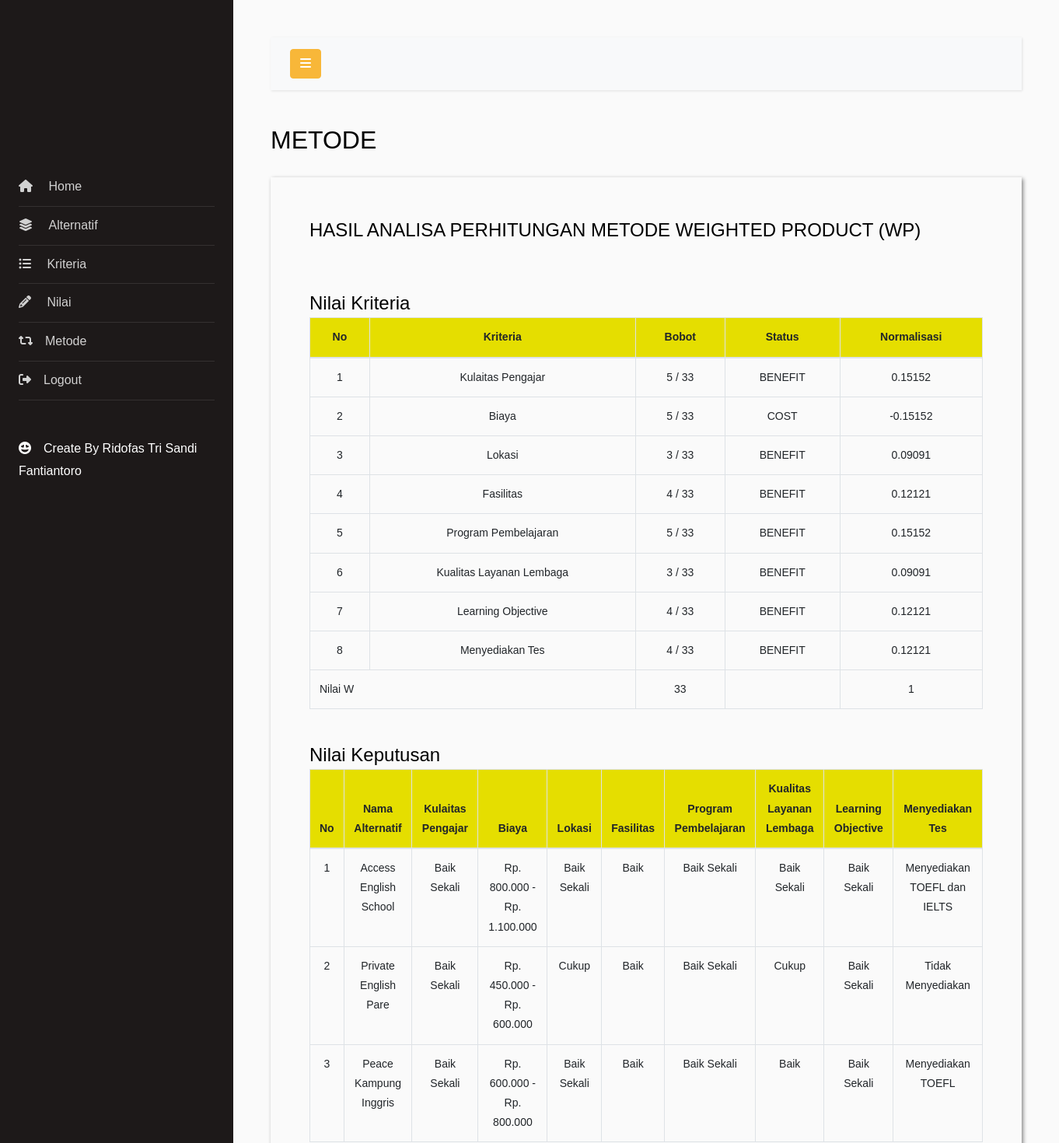
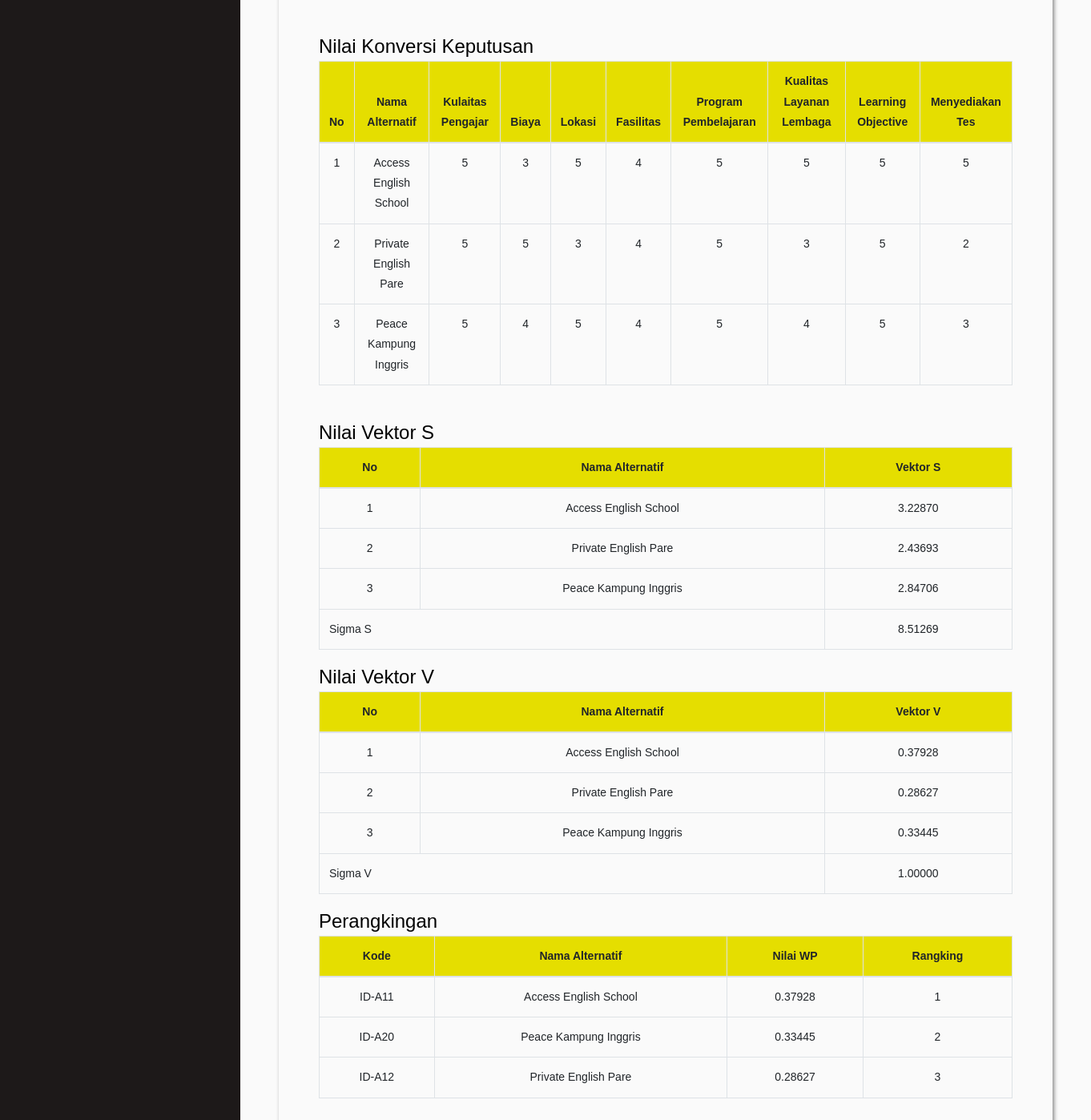
Screenshot of /admin/metode.php (signed in) with the database file from the repository (2 pictures, top to bottom).
### tables this page shows
CREATE TABLE `tbl_kriteria` (
  `id_kriteria` int(11) NOT NULL,
  `nama_kriteria` varchar(50) NOT NULL,
  `bobot_kriteria` double NOT NULL,
  `status` varchar(50) DEFAULT NULL
);

CREATE TABLE `tbl_alternatif` (
  `id_alternatif` int(11) NOT NULL,
  `nama_alternatif` varchar(50) NOT NULL,
  `vektor_s` double NOT NULL,
  `vektor_v` double NOT NULL,
  `rangking` int(11) NOT NULL
);

### admin/metode.php (the view, shortened to what this page needs)
<?php
include 'header.php';
?>
<h2 class="mb-4">METODE</h2>
<div class="panel panel-container" style="padding: 50px; box-shadow: 2px 2px 5px #888888;">
    <h4>HASIL ANALISA PERHITUNGAN METODE WEIGHTED PRODUCT (WP)</h4>
    <br><br>
    <h4 class="modal-title">Nilai Kriteria</h4>
    <div class="table-responsive">
        <table class="table table-bordered">
            <thead>
                <tr style="background-color: #e5de00;">
                    <th class="text-center">No</th>
                    <th class="text-center">Kriteria</th>
                    <th class="text-center">Bobot</th>
                    <th class="text-center">Status</th>
                    <th class="text-center">Normalisasi</th>
                </tr>
            </thead>
            <tbody>
                <?php
            $query_total_bobot = mysqli_query($conn, "SELECT SUM(bobot_kriteria) AS total_bobot FROM tbl_kriteria");
            $result_total_bobot = mysqli_fetch_assoc($query_total_bobot);
            $total_bobot = $result_total_bobot['total_bobot'];
            $query = mysqli_query($conn, "SELECT * FROM tbl_kriteria ORDER BY id_kriteria");
            $no = 1;
            $total_normalisasi = 0;
            while($result = mysqli_fetch_array($query)) {
                if ($result['status']=='COST'){
                    $normalisasi = $result['bobot_kriteria'] / $total_bobot * -1;
                } else {
                $normalisasi = $result['bobot_kriteria'] / $total_bobot;
                }
                $total_normalisasi += $normalisasi;
                ?>
                <tr>
                    <td class="text-center"><?php echo $no++; ?></td>
                    <td class="text-center"><?php echo $result['nama_kriteria']; ?></td>
                    <td class="text-center"><?php echo $result['bobot_kriteria']; ?> / <?php echo $total_bobot; ?></td>
                    <td class="text-center"><?php echo $result['status']; ?></td>
                    <td class="text-center"><?php echo number_format($normalisasi, 5); ?></td>
                </tr>
                <?php }
            ?>
                <tr>
                    <td colspan="2">Nilai W</td>
                    <td class="text-center"><?php echo $total_bobot; ?></td>
                    <td></td>
                    <td class="text-center"><?php echo number_format($total_normalisasi); ?></td>
                </tr>
            </tbody>
        </table>
    </div>
    <br>
    <h4 class="modal-title">Nilai Keputusan</h4>
    <div class="table-responsive">
        <table class="table table-bordered">
            <thead>
                <tr style="background-color: #e5de00;">
                    <th class="text-center">No</th>
                    <th class="text-center">Nama Alternatif</th>
                    <?php
                    $data = mysqli_query($conn, "SELECT * FROM tbl_kriteria ORDER BY id_kriteria");
                    while($a=mysqli_fetch_array($data)){
                        echo "<th class='text-center'>$a[nama_kriteria]</th>";
                    }
                    ?>
                </tr>
            </thead>
            <tbody>
                <?php
                 $query = mysqli_query($conn, "SELECT * FROM tbl_alternatif order by id_alternatif");
                 $no=1;
                 while($result = mysqli_fetch_array($query)) {
                    $nomor = $no++;
                    $kode = $result['id_alternatif'];
                    $nama = $result['nama_alternatif'];
                    echo "<tr>
                    <td class='text-center'>$nomor</td>
                    <td class='text-center'>$nama</td>
                    ";
                    $query1 = mysqli_query($conn, "SELECT a.nama_subkriteria as nama_sub FROM
                    tbl_subkriteria a, tbl_nilai b WHERE b.id_alternatif='".$kode."' AND
                    a.id_subkriteria=b.id_subkriteria ORDER BY b.id_kriteria");
                    while($b=mysqli_fetch_array($query1)) {
                        echo "<td class='text-center'>$b[nama_sub]</td>";
                    }
                    ?>
                </tr>
                <?php }
                ?>
            </tbody>
        </table>
    </div>
    <br>
    <h4 class="modal-title">Nilai Konversi Keputusan</h4>
    <div class="table-responsive">
        <table class="table table-bordered">
            <thead>
                <tr style="background-color: #e5de00;">
                    <th class="text-center">No</th>
                    <th class="text-center">Nama Alternatif</th>
                    <?php
                $data = mysqli_query($conn, "SELECT * FROM tbl_kriteria ORDER BY id_kriteria");
                while($a=mysqli_fetch_array($data)){
                    echo "<th class='text-center'>$a[nama_kriteria]</th>";
                }
                ?>
                </tr>
            </thead>
            <tbody>
                <?php
             $query = mysqli_query($conn, "SELECT * FROM tbl_alternatif order by id_alternatif");
             $no=1;
             while($result = mysqli_fetch_array($query)) {
                $nomor = $no++;
                $kode = $result['id_alternatif'];
                $nama = $result['nama_alternatif'];
                echo "<tr>
                <td class='text-center'>$nomor</td>
                <td class='text-center'>$nama</td>
                ";
                $query1 = mysqli_query($conn, "SELECT a.nilai_subkriteria as nama_sub FROM
                tbl_subkriteria a, tbl_nilai b WHERE b.id_alternatif='".$kode."' AND
                a.id_subkriteria=b.id_subkriteria ORDER BY b.id_kriteria");
                while($b=mysqli_fetch_array($query1)) {
                    echo "<td class='text-center'>$b[nama_sub]</td>";
                }
                ?>
                </tr>
                <?php }
            ?>
            </tbody>
        </table>
    </div>
    <br>
    <?php
$query = mysqli_query($conn, "SELECT * FROM tbl_alternatif");
while ($result = mysqli_fetch_array($query)) {
    $id = $result['id_alternatif'];
    $query2 = mysqli_query($conn, "SELECT s.nilai_subkriteria AS sub, n.id_subkriteria, n.id_kriteria FROM
    tbl_subkriteria s
    JOIN tbl_nilai n ON s.id_subkriteria = n.id_subkriteria
    JOIN tbl_kriteria k ON k.id_kriteria = n.id_kriteria
    WHERE n.id_alternatif = '$id'
    ORDER BY n.id_kriteria");
                 $query_total_bobot = mysqli_query($conn, "SELECT SUM(bobot_kriteria) AS total_bobot FROM tbl_kriteria");
                 $result_total_bobot = mysqli_fetch_assoc($query_total_bobot);
                 $total_bobot = $result_total_bobot['total_bobot'];
                 $vektor_s = 1;
                 while ($result2 = mysqli_fetch_array($query2)) {
                     $val = $result2['sub'];
                     $id_kriteria = $result2['id_kriteria'];
                     $query3 = mysqli_query($conn, "SELECT bobot_kriteria, status FROM tbl_kriteria WHERE id_kriteria='$id_kriteria'");
                     $result3 = mysqli_fetch_assoc($query3);
                     $bobot_kriteria = $result3['bobot_kriteria'];
                     $status = $result3['status'];
                     if ($status == 'COST') {
                         $normalisasi2 = ($bobot_kriteria / $total_bobot) * -1;
                     } else {
                         $normalisasi2 = $bobot_kriteria / $total_bobot;
                     }
                     $val_s = pow($val, $normalisasi2);
                     $vektor_s *= $val_s;
                 }
    mysqli_query($conn, "UPDATE tbl_alternatif SET vektor_s='$vektor_s' WHERE id_alternatif='$id'");
    $query4 = mysqli_query($conn, "SELECT sum(vektor_s) as sum_s FROM tbl_alternatif");
    $b = mysqli_fetch_array($query4);
    $vektor_v = $vektor_s / $b['sum_s'];
    mysqli_query($conn, "UPDATE tbl_alternatif SET vektor_v='$vektor_v' WHERE id_alternatif='$id'");
}
$query5 = mysqli_query($conn, "SELECT * FROM tbl_alternatif ORDER BY vektor_v DESC");
$rank=1;
while($result5=mysqli_fetch_array($query5)){
    mysqli_query($conn, "UPDATE tbl_alternatif SET rangking='$rank' WHERE id_alternatif='$result5[id_alternatif]'");
    $rank++;
}
?>
    <h4 class="modal-title">Nilai Vektor S</h4>
    <div class="table-responsive">
        <table class="table table-bordered">
            <thead>
                <tr style="background-color: #e5de00;">
                    <th class="text-center">No</th>
                    <th class="text-center">Nama Alternatif</th>
                    <th class="text-center">Vektor S</th>
                </tr>
            </thead>
            <tbody>
                <?php
                 $query = mysqli_query($conn, "SELECT * FROM tbl_alternatif order by id_alternatif");
                 $no=1;
                 while($result = mysqli_fetch_array($query)) { ?>
                <tr>
                    <td class="text-center"><?php echo $no++ ?></td>
                    <td class="text-center"><?php echo $result['nama_alternatif']; ?></td>
                    <td class="text-center"><?php echo number_format($result['vektor_s'], 5); ?></td>
                </tr>
                <?php }
                ?>
                <tr>
                    <td colspan="2">Sigma S</td>
                    <?php
                        $query4 = mysqli_query($conn, "SELECT sum(vektor_s) as sum_s FROM tbl_alternatif");
                        $b = mysqli_fetch_array($query4);
                        $bobot_s = number_format($b['sum_s'], 5);
                        echo "<td class='text-center'>$bobot_s</td>";
                    ?>
                </tr>
            </tbody>
        </table>
    </div>
    <h4 class="modal-title">Nilai Vektor V</h4>
    <div class="table-responsive">
        <table class="table table-bordered">
            <thead>
                <tr style="background-color: #e5de00;">
                    <th class="text-center">No</th>
                    <th class="text-center">Nama Alternatif</th>
                    <th class="text-center">Vektor V</th>
                </tr>
            </thead>
            <tbody>
                <?php
                 $query = mysqli_query($conn, "SELECT * FROM tbl_alternatif order by id_alternatif");
                 $no=1;
                 while($result = mysqli_fetch_array($query)) { ?>
                <tr>
                    <td class="text-center"><?php echo $no++ ?></td>
                    <td class="text-center"><?php echo $result['nama_alternatif']; ?></td>
                    <td class="text-center"><?php echo number_format($result['vektor_v'], 5); ?></td>
                </tr>
                <?php }
                ?>
                <tr>
                    <td colspan="2">Sigma V</td>
                    <?php
                        $query4 = mysqli_query($conn, "SELECT sum(vektor_v) as sum_v FROM tbl_alternatif");
                        $b = mysqli_fetch_array($query4);
                        $bobot_v = number_format($b['sum_v'], 5);
                        echo "<td class='text-center'>$bobot_v</td>";
                    ?>
                </tr>
            </tbody>
        </table>
    </div>
    <h4 class="modal-title">Perangkingan</h4>
    <div class="table-responsive">
        <table class="table table-bordered">
            <thead>
                <tr style="background-color: #e5de00;">
                    <th class="text-center">Kode</th>
                    <th class="text-center">Nama Alternatif</th>
                    <th class="text-center">Nilai WP</th>
                    <th class="text-center">Rangking</th>
                </tr>
            </thead>
            <tbody>
                <?php
                 $query = mysqli_query($conn, "SELECT * FROM tbl_alternatif order by rangking");
                 while($result = mysqli_fetch_array($query)) { ?>
                <tr>
                    <td class="text-center">ID-A<?php echo $result['id_alternatif']; ?></td>
                    <td class="text-center"><?php echo $result['nama_alternatif']; ?></td>
                    <td class="text-center"><?php echo number_format($result['vektor_v'], 5); ?></td>
                    <td class="text-center"><?php echo $result['rangking']; ?></td>
                </tr>
                <?php }
                ?>
            </tbody>
        </table>
    </div>
    <br>
</div>

### rows the page displays
tbl_kriteria: nama_kriteria "Kulaitas Pengajar", bobot_kriteria "5", total_bobot "33", status "BENEFIT", normalisasi "0.15152"
tbl_kriteria: nama_kriteria "Biaya", bobot_kriteria "5", total_bobot "33", status "COST", normalisasi "-0.15152"
tbl_kriteria: nama_kriteria "Lokasi", bobot_kriteria "3", total_bobot "33", status "BENEFIT", normalisasi "0.09091"
tbl_kriteria: nama_kriteria "Fasilitas", bobot_kriteria "4", total_bobot "33", status "BENEFIT", normalisasi "0.12121"
tbl_kriteria: nama_kriteria "Program Pembelajaran", bobot_kriteria "5", total_bobot "33", status "BENEFIT", normalisasi "0.15152"
tbl_kriteria: nama_kriteria "Kualitas Layanan Lembaga", bobot_kriteria "3", total_bobot "33", status "BENEFIT", normalisasi "0.09091"
tbl_kriteria: nama_kriteria "Learning Objective", bobot_kriteria "4", total_bobot "33", status "BENEFIT", normalisasi "0.12121"
tbl_kriteria: nama_kriteria "Menyediakan Tes", bobot_kriteria "4", total_bobot "33", status "BENEFIT", normalisasi "0.12121"
tbl_alternatif: nomor "1", nama_alternatif "Access English School", b "Baik Sekali", b "Rp. 800.000 - Rp. 1.100.000", b "Baik", b "Menyediakan TOEFL dan IELTS", b "5", b "3", b "4", vektor_s "3.22870", vektor_v "0.37928", id_alternatif "11", rangking "1"
tbl_alternatif: nomor "2", nama_alternatif "Private English Pare", b "Baik Sekali", b "Rp. 450.000 - Rp. 600.000", b "Cukup", b "Baik", b "Tidak Menyediakan", b "5", b "3", b "4", b "2", vektor_s "2.43693", vektor_v "0.28627", id_alternatif "12", rangking "3"
tbl_alternatif: nomor "3", nama_alternatif "Peace Kampung Inggris", b "Baik Sekali", b "Rp. 600.000 - Rp. 800.000", b "Baik", b "Menyediakan TOEFL", b "5", b "4", b "3", vektor_s "2.84706", vektor_v "0.33445", id_alternatif "20", rangking "2"

### other values shown
$total_bobot "33"
$total_normalisasi "1"
$bobot_s "8.51269"
$bobot_v "1.00000"
